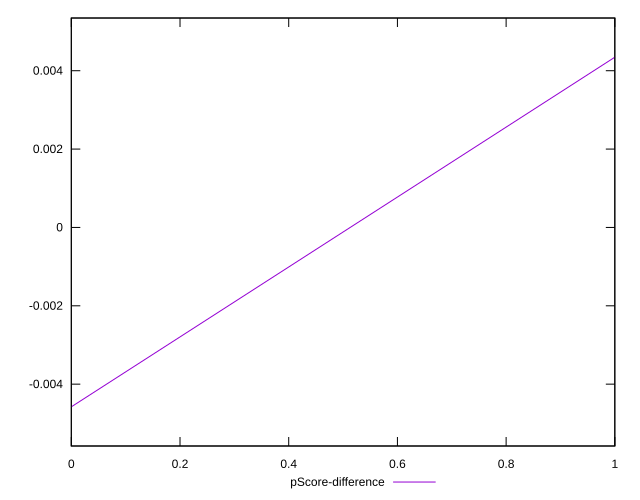

Write gnuplot code to recreate this figure.
reset

$pScoreDifference <<EOF
0 -0.004578612149913036
1 0.004345480247226391
EOF

set key outside below
set xrange [0:1]
set yrange [-0.005578612149913036:0.005345480247226391]
set trange [-0.005578612149913036:0.005345480247226391]
set terminal svg size 640, 500 enhanced background rgb 'white'
set output "reports/report_00030_2021-02-24T20-42-31.540Z/speed-index/samples/astro/pScore-difference/sorted.svg"

plot $pScoreDifference title "pScore-difference" with line

reset
